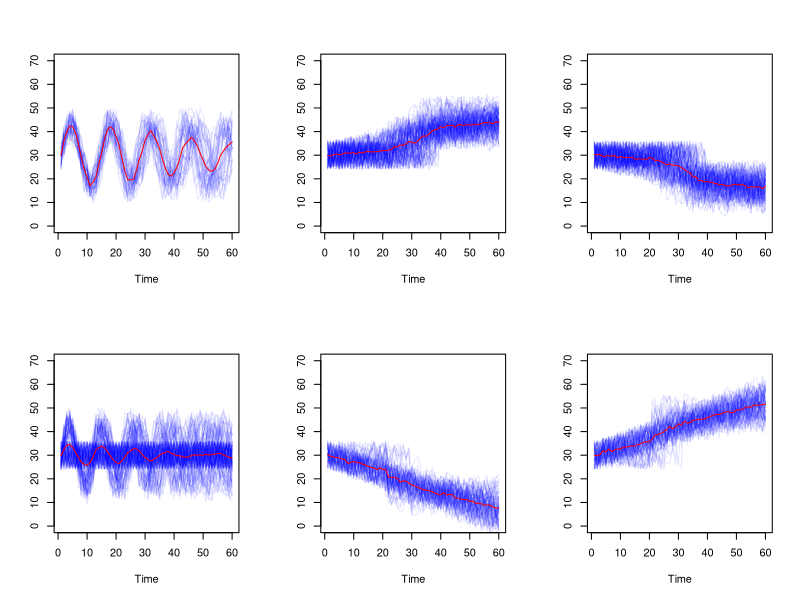

Recreate this plot in R.
signals <- read.table("synthetic_control_data.txt")
fit <- kmeans(signals, 6)
signals <- cbind(signals, cluster=fit$cluster)

par(mfrow=c(2,3))
for (i in c(1:6)) {
  ts.plot(
    t(signals[signals["cluster"] == i,][1:60]),
    gpars = list(ylim = c(0,70)),
    col = rgb(red = 0, green = 0, blue = 1, alpha = 0.1)
  )
  write.table(
    file = paste("cluster", i, ".csv", sep=""),
    x = signals[signals["cluster"] == i,][1:60],
    row.names = FALSE,
    col.names = FALSE)
  lines(fit$centers[i,], col='red')
}
